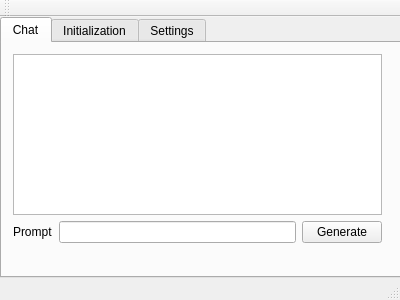
<?xml version="1.0" encoding="UTF-8"?>
<ui version="4.0">
 <class>MainWindow</class>
 <widget class="QMainWindow" name="MainWindow">
  <property name="geometry">
   <rect>
    <x>0</x>
    <y>0</y>
    <width>400</width>
    <height>300</height>
   </rect>
  </property>
  <property name="windowTitle">
   <string>MainWindow</string>
  </property>
  <widget class="QWidget" name="centralWidget">
   <widget class="QTabWidget" name="tabWidget">
    <property name="geometry">
     <rect>
      <x>0</x>
      <y>0</y>
      <width>401</width>
      <height>261</height>
     </rect>
    </property>
    <property name="currentIndex">
     <number>0</number>
    </property>
    <widget class="QWidget" name="tab">
     <attribute name="title">
      <string>Chat</string>
     </attribute>
     <widget class="QWidget" name="verticalLayoutWidget">
      <property name="geometry">
       <rect>
        <x>0</x>
        <y>0</y>
        <width>391</width>
        <height>211</height>
       </rect>
      </property>
      <layout class="QVBoxLayout" name="verticalLayout">
       <property name="sizeConstraint">
        <enum>QLayout::SetMaximumSize</enum>
       </property>
       <item>
        <widget class="QPlainTextEdit" name="plainTextEdit_2"/>
       </item>
       <item>
        <layout class="QHBoxLayout" name="horizontalLayout">
         <item>
          <widget class="QLabel" name="label">
           <property name="text">
            <string>Prompt</string>
           </property>
          </widget>
         </item>
         <item>
          <widget class="QLineEdit" name="lineEdit">
           <property name="toolTip">
            <string>&lt;html&gt;&lt;head/&gt;&lt;body&gt;&lt;p&gt;&amp;lt;press generate with an empty prompt to continue&amp;gt;&lt;/p&gt;&lt;/body&gt;&lt;/html&gt;</string>
           </property>
          </widget>
         </item>
         <item>
          <widget class="QPushButton" name="pushButton">
           <property name="text">
            <string>Generate</string>
           </property>
          </widget>
         </item>
        </layout>
       </item>
      </layout>
     </widget>
    </widget>
    <widget class="QWidget" name="tab_2">
     <attribute name="title">
      <string>Initialization</string>
     </attribute>
     <widget class="QPlainTextEdit" name="plainTextEdit">
      <property name="geometry">
       <rect>
        <x>0</x>
        <y>0</y>
        <width>391</width>
        <height>221</height>
       </rect>
      </property>
     </widget>
    </widget>
    <widget class="QWidget" name="tab_3">
     <attribute name="title">
      <string>Settings</string>
     </attribute>
     <widget class="QWidget" name="formLayoutWidget">
      <property name="geometry">
       <rect>
        <x>9</x>
        <y>-1</y>
        <width>371</width>
        <height>231</height>
       </rect>
      </property>
      <layout class="QFormLayout" name="formLayout">
       <item row="0" column="0">
        <widget class="QLabel" name="nTokensGenLabel">
         <property name="text">
          <string>nTokensGen</string>
         </property>
        </widget>
       </item>
       <item row="0" column="1">
        <widget class="QLineEdit" name="nTokensGenLineEdit"/>
       </item>
       <item row="1" column="0">
        <widget class="QLabel" name="temperatureLabel">
         <property name="text">
          <string>temperature</string>
         </property>
        </widget>
       </item>
       <item row="1" column="1">
        <widget class="QLineEdit" name="temperatureLineEdit"/>
       </item>
       <item row="2" column="0">
        <widget class="QLabel" name="initialPromptLabel">
         <property name="text">
          <string>initialPrompt</string>
         </property>
        </widget>
       </item>
       <item row="2" column="1">
        <widget class="QLineEdit" name="initialPromptLineEdit"/>
       </item>
      </layout>
     </widget>
    </widget>
   </widget>
  </widget>
  <widget class="QMenuBar" name="menuBar">
   <property name="geometry">
    <rect>
     <x>0</x>
     <y>0</y>
     <width>400</width>
     <height>20</height>
    </rect>
   </property>
  </widget>
  <widget class="QToolBar" name="mainToolBar">
   <attribute name="toolBarArea">
    <enum>TopToolBarArea</enum>
   </attribute>
   <attribute name="toolBarBreak">
    <bool>false</bool>
   </attribute>
  </widget>
  <widget class="QStatusBar" name="statusBar"/>
 </widget>
 <layoutdefault spacing="6" margin="11"/>
 <resources/>
 <connections/>
</ui>
